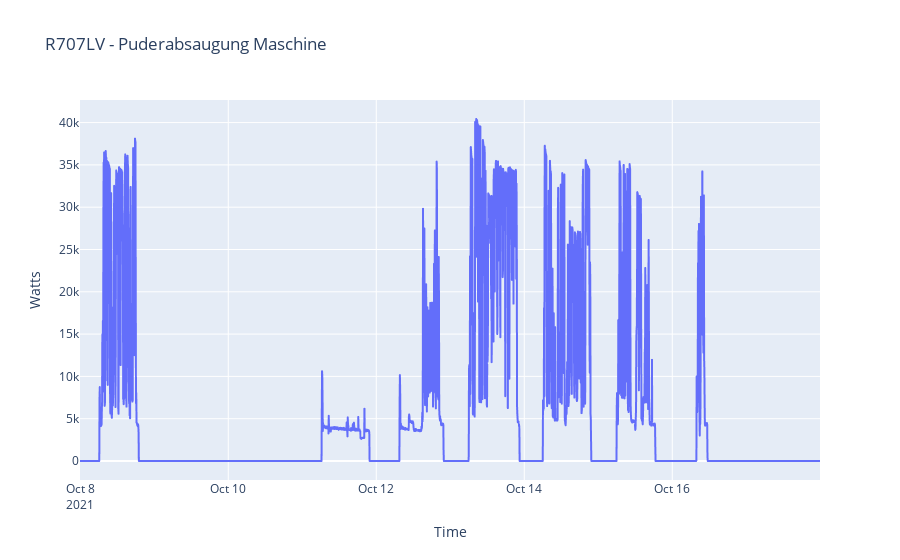

The cell this chart's notebook holds for it:
### Code cell
px.line(
    x=puder_5T.index, y=puder_5T.kw * 1000, 
    title='R707LV - Puderabsaugung Maschine',
    labels={
        'x': 'Time',
        'y': 'Watts'
    })

### Figure 1 — Plotly figure (JSON) as saved in the notebook; plotly's stock layout.template omitted (floating-point values rounded to 4 significant figures; data arrays with more than 128 entries replaced by an {"elided": "..."} marker saying what was removed)
{"data": [{"hovertemplate": "Time=%{x}<br>Watts=%{y}<extra></extra>", "legendgroup": "", "line": {"color": "#636efa", "dash": "solid"}, "marker": {"symbol": "circle"}, "mode": "lines", "name": "", "showlegend": false, "type": "scattergl", "x": {"elided": "2881 str values"}, "xaxis": "x", "y": {"elided": "2881 float values"}, "yaxis": "y"}], "layout": {"legend": {"tracegroupgap": 0}, "title": {"text": "R707LV - Puderabsaugung Maschine"}, "xaxis": {"anchor": "y", "domain": [0, 1], "title": {"text": "Time"}}, "yaxis": {"anchor": "x", "domain": [0, 1], "title": {"text": "Watts"}}}}
